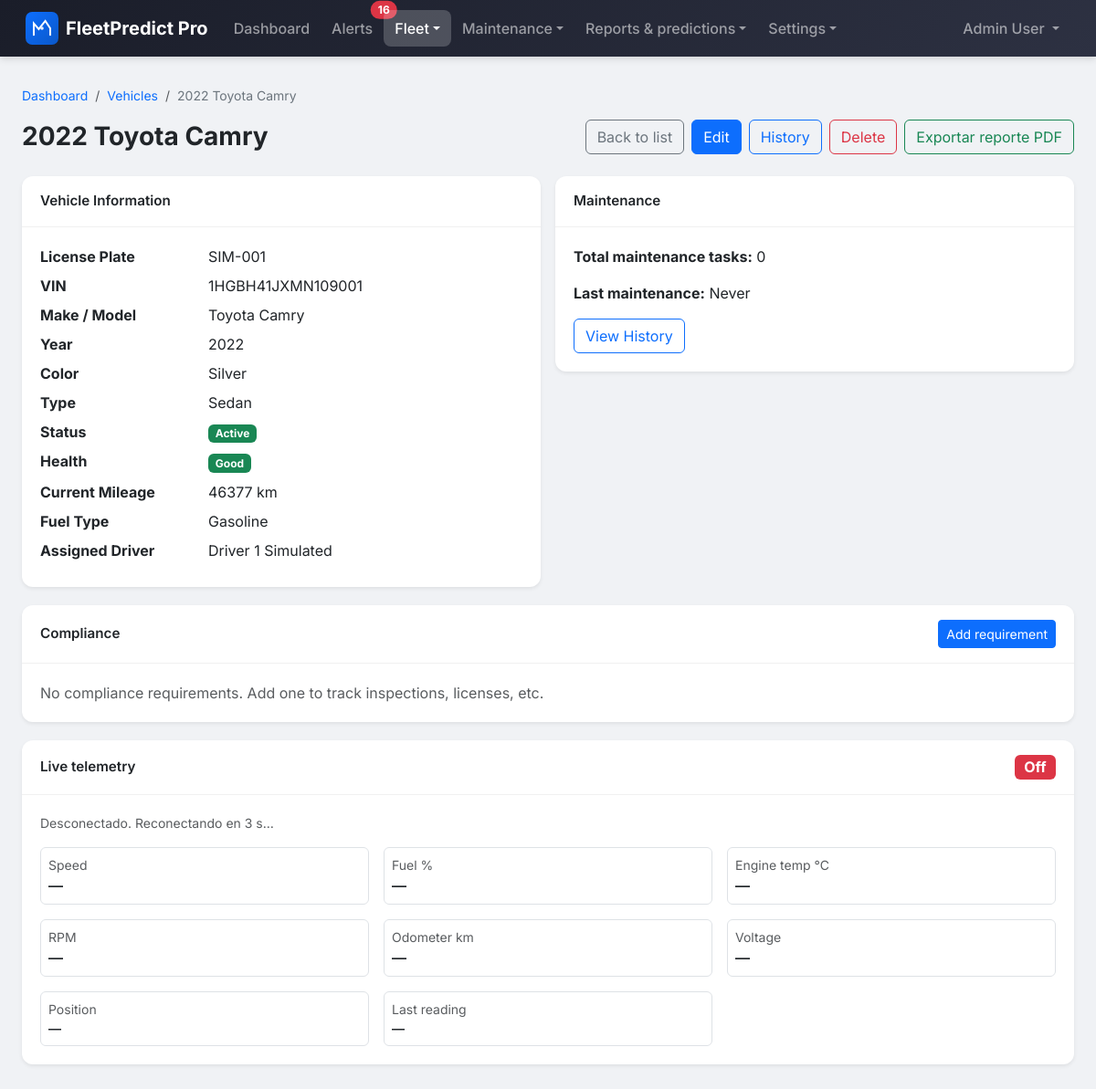
Before: /vehicles/2/ (signed in) with the older database file.
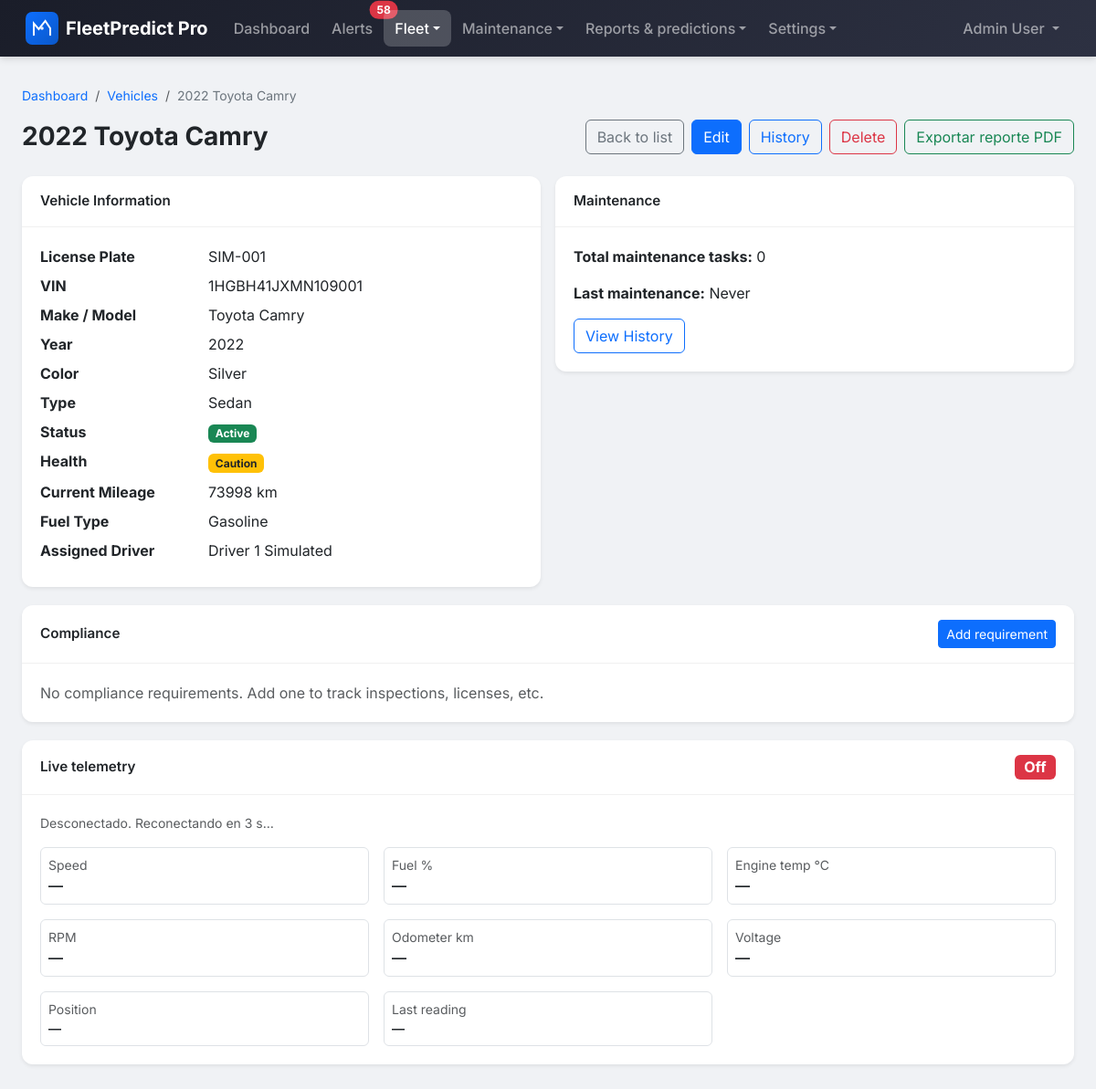
After: the same page with the newer database file.
### apps/vehicles/models.py (models this page shows, shortened)
class Vehicle(models.Model):
    class Status(models.TextChoices):
        ACTIVE = 'active', 'Active'
        INACTIVE = 'inactive', 'Inactive'
        UNDER_MAINTENANCE = 'under_maintenance', 'Under Maintenance'
        RETIRED = 'retired', 'Retired'
    license_plate = models.CharField(max_length=20, unique=True)
    vin = models.CharField(
        max_length=17,
        unique=True,
        help_text='Vehicle Identification Number'
    )
    make = models.CharField(max_length=100)
    model = models.CharField(max_length=100)
    year = models.PositiveIntegerField()
    color = models.CharField(max_length=50, blank=True)
    vehicle_type = models.ForeignKey(
        VehicleType,
        on_delete=models.PROTECT,
        related_name='vehicles',
        null=True,
        blank=True
    )
    status = models.CharField(
        max_length=20,
        choices=Status.choices,
        default=Status.ACTIVE
    )
    current_mileage = models.PositiveIntegerField(
        default=0,
        help_text='Current mileage in kilometers'
    )
    fuel_type = models.CharField(max_length=50, blank=True)
    fuel_capacity = models.DecimalField(
        max_digits=6,
        decimal_places=2,
        null=True,
        blank=True,
        help_text='Fuel capacity in liters'
    )
    assigned_driver = models.ForeignKey(
        settings.AUTH_USER_MODEL,
        on_delete=models.SET_NULL,
        null=True,
        blank=True,
        related_name='assigned_vehicles',
        limit_choices_to={'role': 'driver'}
    )
    notes = models.TextField(blank=True)
    created_at = models.DateTimeField(auto_now_add=True)
    updated_at = models.DateTimeField(auto_now=True)
    created_by = models.ForeignKey(
        settings.AUTH_USER_MODEL,
        on_delete=models.SET_NULL,
        null=True,
        related_name='created_vehicles'
    )
    is_deleted = models.BooleanField(default=False)
    deleted_at = models.DateTimeField(null=True, blank=True)
    last_telemetry_at = models.DateTimeField(null=True, blank=True)
    class Meta:
        verbose_name = 'Vehicle'
        verbose_name_plural = 'Vehicles'
        ordering = ['-created_at']
    @property
    def display_name(self):
        return f'{self.year} {self.make} {self.model}'
    def get_last_maintenance_date(self):
        last_task = self.maintenance_tasks.filter(
            status='completed'
        ).order_by('-completion_date').first()
        return last_task.completion_date if last_task else None
    def get_health_status_reasons(self, alert_days=7):
        from django.utils import timezone
        from datetime import timedelta
        from django.conf import settings
        now = timezone.now()
        since = now - timedelta(days=alert_days)
        reasons = []
        if self.alerts.filter(
            severity=VehicleAlert.Severity.CRITICAL,
            read_at__isnull=True,
            created_at__gte=since,
        ).exists():
            reasons.append('Alerta crítica sin leer')
        overdue = self.maintenance_tasks.filter(
            status__in=['scheduled', 'overdue'],
            scheduled_date__lt=now.date(),
        )
        if overdue.exists():
            reasons.append('Mantenimiento vencido')
        if reasons:
            return ('red', reasons)
        if self.alerts.filter(
            severity=VehicleAlert.Severity.HIGH,
            read_at__isnull=True,
            created_at__gte=since,
        ).exists():
            reasons.append('Alerta alta sin leer')
        next_due = now.date() + timedelta(days=14)
        if self.maintenance_tasks.filter(
            status__in=['scheduled', 'overdue'],
            scheduled_date__lte=next_due,
        ).exists():
            reasons.append('Mantenimiento próximo (14 días)')
        day_ago = now - timedelta(hours=24)
        thresh = getattr(settings, 'TELEMETRY_PATTERNS_ENGINE_TEMP_HIGH_C', 105)
        if self.telemetry_readings.filter(
            timestamp__gte=day_ago,
            engine_temperature_c__gte=thresh,
        ).exists():
            reasons.append('Telemetría: temperatura alta reciente')
        if reasons:
            return ('yellow', reasons)
        return ('green', ['Sin problemas detectados.'])

class VehicleType(models.Model):
    name = models.CharField(max_length=100, unique=True)
    description = models.TextField(blank=True)
    maintenance_interval_days = models.PositiveIntegerField(
        default=90,
        help_text='Default maintenance interval in days'
    )
    maintenance_interval_km = models.PositiveIntegerField(
        default=10000,
        help_text='Default maintenance interval in kilometers'
    )
    created_at = models.DateTimeField(auto_now_add=True)
    updated_at = models.DateTimeField(auto_now=True)
    class Meta:
        verbose_name = 'Vehicle Type'
        verbose_name_plural = 'Vehicle Types'
        ordering = ['name']
    def __str__(self):
        return self.name

### apps/users/models.py (models this page shows, shortened)
class User(AbstractBaseUser, PermissionsMixin):
    class Role(models.TextChoices):
        ADMINISTRATOR = 'administrator', 'Administrator'
        FLEET_MANAGER = 'fleet_manager', 'Fleet Manager'
        MECHANIC = 'mechanic', 'Mechanic'
        DRIVER = 'driver', 'Driver'
    email = models.EmailField(unique=True)
    first_name = models.CharField(max_length=150)
    last_name = models.CharField(max_length=150)
    role = models.CharField(
        max_length=20,
        choices=Role.choices,
        default=Role.DRIVER
    )
    is_active = models.BooleanField(default=True)
    is_staff = models.BooleanField(default=False)
    date_joined = models.DateTimeField(default=timezone.now)
    last_login = models.DateTimeField(null=True, blank=True)
    objects = UserManager()
    USERNAME_FIELD = 'email'
    REQUIRED_FIELDS = ['first_name', 'last_name']
    class Meta:
        verbose_name = 'User'
        verbose_name_plural = 'Users'
        ordering = ['-date_joined']
    def get_full_name(self):
        return f'{self.first_name} {self.last_name}'.strip()
    @property
    def is_driver(self):
        return self.role == self.Role.DRIVER
    def can_manage_vehicles(self):
        return self.role in [self.Role.ADMINISTRATOR, self.Role.FLEET_MANAGER]
    def can_manage_maintenance(self):
        return self.role in [
            self.Role.ADMINISTRATOR,
            self.Role.FLEET_MANAGER,
            self.Role.MECHANIC
        ]
    def can_view_reports(self):
        return self.role in [self.Role.ADMINISTRATOR, self.Role.FLEET_MANAGER]
    def can_manage_platform(self):
        return self.role == self.Role.ADMINISTRATOR

### apps/vehicles/views.py (the view)
# urls.py: path('<int:pk>/', VehicleDetailView.as_view(), name='vehicle_detail'),
class VehicleDetailView(LoginRequiredMixin, DetailView):
    model = Vehicle
    template_name = 'vehicles/vehicle_detail.html'
    context_object_name = 'vehicle'
    def get_queryset(self):
        user = self.request.user
        queryset = Vehicle.objects.filter(is_deleted=False)
        if user.is_driver:
            queryset = queryset.filter(assigned_driver=user)
        return queryset
    def get_context_data(self, **kwargs):
        from django.utils import timezone
        context = super().get_context_data(**kwargs)
        context['can_manage'] = self.request.user.can_manage_vehicles()
        last = (
            VehicleTelemetry.objects.filter(vehicle=self.object)
            .order_by('-timestamp')
            .first()
        )
        context['last_telemetry'] = last
        if last and last.timestamp:
            delta_sec = (timezone.now() - last.timestamp).total_seconds()
            speed = float(last.speed_kmh or 0)
            rpm = int(last.rpm or 0)
            context['vehicle_engine_on_initial'] = delta_sec < 90 and (speed > 0 or rpm > 0)
        else:
            context['vehicle_engine_on_initial'] = False
        status, reasons = self.object.get_health_status_reasons()
        context['health_status'] = status
        context['health_reasons'] = reasons
        context['compliance_requirements'] = self.object.compliance_requirements.all().order_by('expiration_date')
        return context

### templates/vehicles/vehicle_detail.html (shortened to what the changed rows need)
{% extends "base.html" %}
{% block breadcrumb %}
<nav aria-label="breadcrumb" class="breadcrumb-fp">
  <ol class="breadcrumb mb-0">
    <li class="breadcrumb-item"><a href="{% url 'dashboard:index' %}">Dashboard</a></li>
    <li class="breadcrumb-item"><a href="{% url 'vehicles:vehicle_list' %}">Vehicles</a></li>
    <li class="breadcrumb-item active" aria-current="page">{{ vehicle.display_name }}</li>
  </ol>
</nav>
{% endblock %}
{% block content %}
<div class="d-flex flex-wrap justify-content-between align-items-center gap-2 mb-4">
  <h2 class="page-title mb-0">{{ vehicle.display_name }}</h2>
  <div class="d-flex flex-wrap gap-2">
    <a href="{% url 'vehicles:vehicle_list' %}" class="btn btn-outline-secondary">Back to list</a>
    {% if can_manage %}
    <a href="{% url 'vehicles:vehicle_update' vehicle.pk %}" class="btn btn-primary">Edit</a>
    <a href="{% url 'vehicles:vehicle_history' vehicle.pk %}" class="btn btn-outline-primary">History</a>
    <button type="button" class="btn btn-outline-danger" data-bs-toggle="modal" data-bs-target="#deleteVehicleModal">Delete</button>
    {% endif %}
    {% if user.can_view_reports %}
    <a href="{% url 'reports:vehicle_pdf' vehicle.pk %}" class="btn btn-outline-success" target="_blank" rel="noopener">Exportar reporte PDF</a>
    {% endif %}
  </div>
</div>
<div class="row g-3">
  <div class="col-md-6">
    <div class="card card-fp mb-0">
            <div class="card-body">
                <dl class="row mb-0">
                    <dt class="col-sm-4">License Plate</dt>
                    <dd class="col-sm-8">{{ vehicle.license_plate }}</dd>
                    <dt class="col-sm-4">VIN</dt>
                    <dd class="col-sm-8">{{ vehicle.vin }}</dd>
                    <dt class="col-sm-4">Make / Model</dt>
                    <dd class="col-sm-8">{{ vehicle.make }} {{ vehicle.model }}</dd>
                    <dt class="col-sm-4">Year</dt>
                    <dd class="col-sm-8">{{ vehicle.year }}</dd>
                    <dt class="col-sm-4">Color</dt>
                    <dd class="col-sm-8">{{ vehicle.color|default:"-" }}</dd>
                    <dt class="col-sm-4">Type</dt>
                    <dd class="col-sm-8">{{ vehicle.vehicle_type|default:"-" }}</dd>
                    <dt class="col-sm-4">Status</dt>
                    <dd class="col-sm-8"><span class="badge bg-{% if vehicle.status == 'active' %}success{% elif vehicle.status == 'under_maintenance' %}warning{% elif vehicle.status == 'retired' %}secondary{% else %}secondary{% endif %}">{{ vehicle.get_status_display }}</span></dd>
                    <dt class="col-sm-4">Health</dt>
                    <dd class="col-sm-8">
                      <button type="button" class="btn btn-link p-0 border-0 text-decoration-none" data-bs-toggle="modal" data-bs-target="#healthReasonsModal" aria-label="Why this health status?">
                        <span class="badge bg-{% if health_status == 'green' %}success{% elif health_status == 'yellow' %}warning text-dark{% else %}danger{% endif %}">{% if health_status == 'green' %}Good{% elif health_status == 'yellow' %}Caution{% else %}Critical{% endif %}</span>
                      </button>
                    </dd>
                    <dt class="col-sm-4">Current Mileage</dt>
                    <dd class="col-sm-8">{{ vehicle.current_mileage|default:"-" }} km</dd>
                    <dt class="col-sm-4">Fuel Type</dt>
                    <dd class="col-sm-8">{{ vehicle.fuel_type|default:"-" }}</dd>
                    <dt class="col-sm-4">Assigned Driver</dt>
                    <dd class="col-sm-8">{% if vehicle.assigned_driver %}{{ vehicle.assigned_driver.get_full_name }}{% else %}-{% endif %}</dd>
                </dl>
            </div>
        </div>
  </div>
  <div class="col-md-6">
    <div class="card card-fp mb-0">
            <div class="card-body">
                <p><strong>Total maintenance tasks:</strong> {{ vehicle.maintenance_tasks.count }}</p>
                <p><strong>Last maintenance:</strong> {{ vehicle.get_last_maintenance_date|default:"Never" }}</p>
                <a href="{% url 'vehicles:vehicle_history' vehicle.pk %}" class="btn btn-outline-primary">View History</a>
            </div>
        </div>
    </div>
</div>
{% endblock %}

### templates/base.html (shortened to what this page needs)
{% load static %}
<!DOCTYPE html>
<html lang="en">
<head>
    <link href="https://cdn.jsdelivr.net/npm/bootstrap@5.3/dist/css/bootstrap.min.css" rel="stylesheet">
    <link rel="stylesheet" href="https://cdn.jsdelivr.net/npm/bootstrap-icons@1.11.3/font/bootstrap-icons.min.css">
    <link href="{% static 'css/styles.css' %}" rel="stylesheet">
</head>
<body>
    <nav class="navbar navbar-expand-lg navbar-dark navbar-fp">
        <div class="container-fluid">
            <a class="navbar-brand" href="{% url 'dashboard:index' %}">
                <img src="{% static 'img/logo.svg' %}" alt="" class="fp-logo"> <span>FleetPredict Pro</span>
            </a>
            <div class="collapse navbar-collapse" id="navbarNav">
                <ul class="navbar-nav me-auto">
                    {% if user.is_authenticated %}
                    <li class="nav-item">
                        <a class="nav-link {% if request.resolver_match.namespace == 'dashboard' and request.resolver_match.url_name == 'index' %}active{% endif %}" href="{% url 'dashboard:index' %}">Dashboard</a>
                    </li>
                    <li class="nav-item">
                        <a class="nav-link position-relative {% if request.resolver_match.url_name == 'alerts' %}active{% endif %}" href="{% url 'dashboard:alerts' %}">Alerts{% if alerts_unread_count %}<span class="position-absolute top-0 start-100 translate-middle badge rounded-pill bg-danger">{{ alerts_unread_count }}</span>{% endif %}</a>
                    </li>
                    {% if user.can_manage_vehicles %}
                    <li class="nav-item dropdown">
                        <a class="nav-link dropdown-toggle {% if request.resolver_match.namespace == 'vehicles' %}active{% endif %}" href="#" id="navFleet" role="button" data-bs-toggle="dropdown" aria-expanded="false">Fleet</a>
                    </li>
                    {% else %}
                    <li class="nav-item">
                        <a class="nav-link {% if request.resolver_match.namespace == 'vehicles' %}active{% endif %}" href="{% url 'vehicles:vehicle_list' %}">Vehicles</a>
                    </li>
                    {% endif %}
                    <li class="nav-item dropdown">
                        <a class="nav-link dropdown-toggle " href="#" id="navMaintenance" role="button" data-bs-toggle="dropdown" aria-expanded="false">Maintenance</a>
                    </li>
                    {% if user.can_view_reports %}
                    <li class="nav-item dropdown">
                        <a class="nav-link dropdown-toggle " href="#" id="navReports" role="button" data-bs-toggle="dropdown" aria-expanded="false">Reports &amp; predictions</a>
                    </li>
                    {% endif %}
                    {% if user.can_manage_vehicles or user.can_manage_platform %}
                    <li class="nav-item dropdown">
                        <a class="nav-link dropdown-toggle " href="#" id="navSettings" role="button" data-bs-toggle="dropdown" aria-expanded="false">Settings</a>
                    </li>
                    {% endif %}
                    {% endif %}
                </ul>
                <ul class="navbar-nav">
                    {% if user.is_authenticated %}
                    <li class="nav-item dropdown">
                        <a class="nav-link dropdown-toggle" href="#" id="userDropdown" role="button" data-bs-toggle="dropdown" aria-expanded="false">
                            {{ user.get_full_name|default:user.email }}
                        </a>
                    </li>
                    {% endif %}
                </ul>
            </div>
        </div>
    </nav>
    <main class="container-fluid" id="main-content">
        {% block breadcrumb %}{% endblock %}
        {% block content %}{% endblock %}
    </main>
</body>
</html>

Changed rows visible on the page:
changed Vehicle "SIM-001": current_mileage "46377" → "73998"
Other visible differences:
{{ alerts_unread_count }}: "16" → "58"
text no longer shown: "Good"
text now shown: "Caution"
